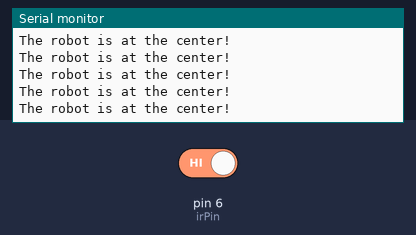
The sketch below on a simulated Arduino Uno, built with avr-gcc and run on an emulated ATmega328P. Shown: the last lines printed to the serial monitor. The test bench sets the inputs (shaded band); at power-on: pin 6 (irPin) HIGH.

Above: at 1.2 s.
1.3 s: pin 6 (irPin) driven LOW
At 1.9 s:
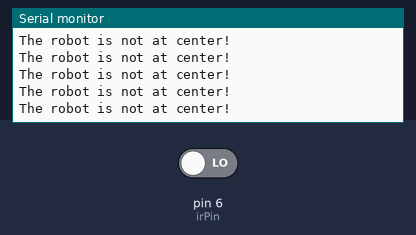
3.3 s: pin 6 (irPin) driven HIGH
At 4.2 s:
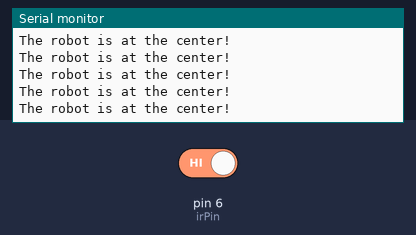
9.3 s: pin 6 (irPin) driven LOW
At 10.4 s:
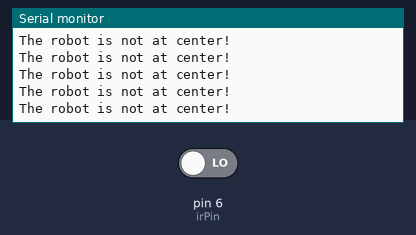
15.3 s: pin 6 (irPin) driven HIGH
At 15.8 s:
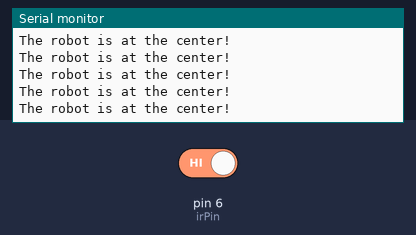
21.3 s: pin 6 (irPin) driven LOW
At 22.1 s:
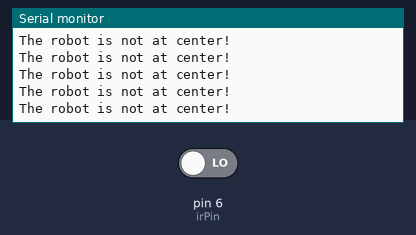

Measured:
- after the input at 1.3 s, the serial monitor: prints a new line after 0.09 s (image 1)
- after the input at 9.3 s, the serial monitor: prints a new line after 0.08 s (image 3)
- after the input at 15.3 s, the serial monitor: prints a new line after 0.08 s (image 4)
- after the input at 21.3 s, the serial monitor: prints a new line after 0.08 s (image 5)

The sketch:

InfraRedSensors.ino
```cpp
/*
* This code is to test if the infrared sensors on the robot
* are working as expected.
* In our robot, we have one infrared sensor at the back.
* The job of IR sensor is to tell the robot whether it is at the
* center of the block or not.
* The movements and actions of the robot will depend upon the
* readings given by the IR sensor.
*
* IR sensor gives HIGH reading when on Black surface.
* On non-black surface, the sensor gives LOW reading.
*
* Created by Viral Patel
* April 14, 2018
*/

int irPin = 6; // Connect IR sensor to pin 6

void setup() {
  pinMode(irPin, INPUT);
  Serial.begin(9600); // Begin serial communication
}

void loop() {
  int flag = checkCenter();

  if(flag == HIGH) {
    Serial.println("The robot is at the center!");
  }
  else {
    Serial.println("The robot is not at center!");
  }
}

/*
* Function to check whether the robot has reached the center
* of the maze block or not.
* For simplicity, we have assumed that the maze will be
* will have a black filled circle at the center of each block
* in the maze. The job of the IR sensor is to detect whenever
* the robot reached the center of any block inside the maze.
* This technique will help us to implement localization,
* i.e. the robot will be able to know which square block it
* is currently in. This sensor will also assist the robot to
* make turns without colliding with any of the walls.
*
* Function :
*   Return type : int, returns LOW when robot reaches center,
*     and HIGH if robot if not at center.
*   Params : none
*/

int checkCenter() {
  int ir_reading;
  ir_reading = digitalRead(irPin);
  return ir_reading;
}
```
